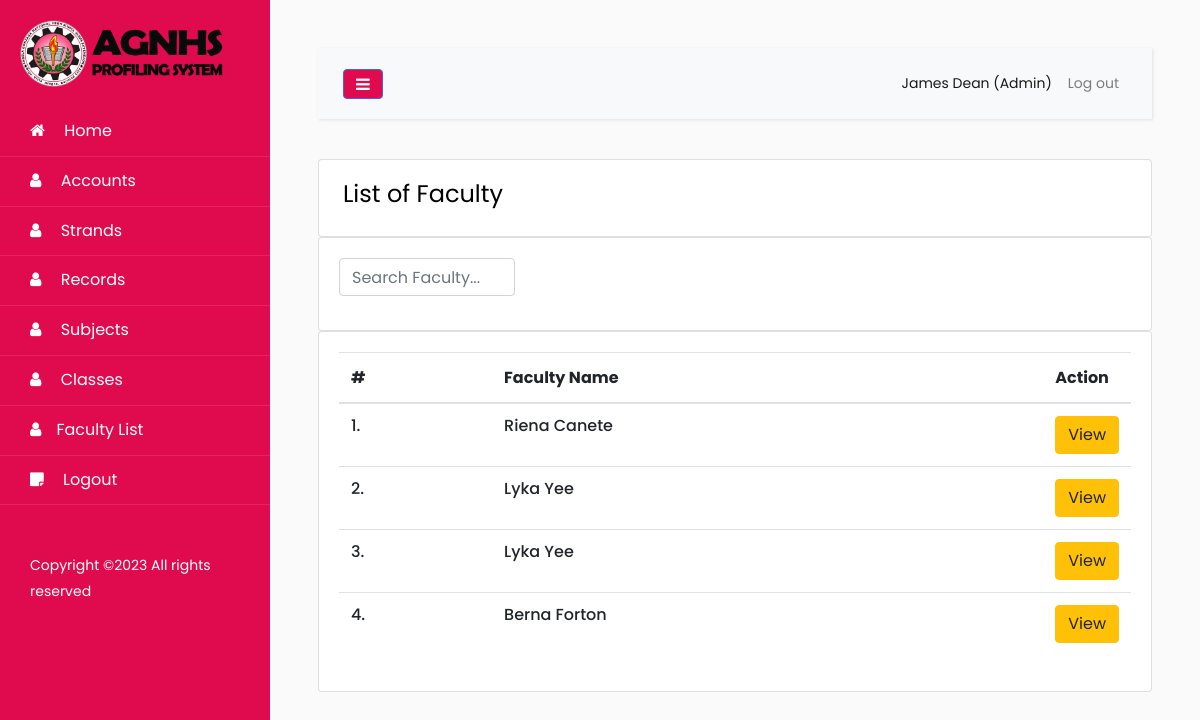
Screenshot of /pages/faculty-list.php (signed in) with the database file from the repository.
### tables this page shows
CREATE TABLE `account` (
  `Id` tinyint(11) NOT NULL AUTO_INCREMENT,
  `username` varchar(100) NOT NULL DEFAULT '',
  `password` varchar(100) NOT NULL,
  `firstName` varchar(150) DEFAULT NULL,
  `lastName` varchar(150) DEFAULT NULL,
  `status` varchar(255) DEFAULT 'Inactive',
  `role` varchar(20) DEFAULT NULL,
  `dateAdded` date DEFAULT NULL,
  `birthday` date DEFAULT NULL,
  `sex` varchar(255) DEFAULT NULL,
  `age` int(11) DEFAULT NULL,
  `phone` varchar(255) DEFAULT NULL,
  `email` varchar(255) DEFAULT NULL,
  `address` text,
  `image` varchar(255) DEFAULT NULL,
  `educationalBackground` text,
  `teachingExperience` text,
  `civilStatus` varchar(255) DEFAULT NULL,
  `religion` varchar(255) DEFAULT NULL,
  `birthPlace` varchar(255) DEFAULT NULL,
  `sss` varchar(255) DEFAULT NULL,
  `philHealth` varchar(255) DEFAULT NULL,
  `isDeleted` int(11) DEFAULT '0',
  PRIMARY KEY (`Id`)
);

### config/Models.php (called while the page is built, shortened)
<?php
include "CRUD.php";
include "functions.php";
function account() {
	$crud = new CRUD;
	$crud->table = "account";
	return $crud;
}
?>

### config/CRUD.php (called while the page is built)
<?php class CRUD{var $table;var $obj=array();function arrayToQuery($query){$query_array=array();foreach($query as $key=>$key_value){if($key_value=="NOW()"){$query_array[]="$key=$key_value";}else{$query_array[]="$key='".htmlspecialchars($key_value,ENT_QUOTES)."'";}}return implode(', ',$query_array);}function list($query=""){$query=$query?"where ".$query:"";$db=Database::connect();$pdo=$db->prepare("select * from $this->table $query");$pdo->execute();$result=$pdo->fetchAll(PDO::FETCH_OBJ);Database::disconnect();return $result;}function count($query=""){$query=$query?"where ".$query:"";$db=Database::connect();$pdo=$db->prepare("select * from $this->table $query");$pdo->execute();Database::disconnect();return $pdo->rowCount();}function get($args){$db=Database::connect();$pdo=$db->prepare("select * from $this->table where $args");$pdo->execute();$result=$pdo->fetch(PDO::FETCH_OBJ);Database::disconnect();return $result;}function create(){$object=$this->arrayToQuery($this->obj);$db=Database::connect();$pdo=$db->prepare("insert into $this->table set $object");$pdo->execute();Database::disconnect();}function update($args){$object=$this->arrayToQuery($this->obj);$db=Database::connect();$pdo=$db->prepare("update $this->table set $object where $args");$pdo->execute();Database::disconnect();}function delete($args){$db=Database::connect();$pdo=$db->prepare("delete from $this->table where $args");$pdo->execute();Database::disconnect();}} ?>

### config/functions.php (called while the page is built, shortened)
<?php
function get_query_string($keyword, $default){
	return (isset($_GET[$keyword]) && $_GET[$keyword] != '') ? $_GET[$keyword] : $default;
}
?>

### pages/faculty-list.php (the view, shortened to what this page needs)
<?php
  $ROOT_DIR="../";
  include $ROOT_DIR . "templates/header.php";
  $role = get_query_string("role", "Faculty");
  $account_list = account()->list("role='$role' and isDeleted=0");
?>
      <div class="card bg-light-info shadow-none position-relative overflow-hidden">
        <div class="card-body px-4 py-3">
          <div class="row align-items-center">
            <div class="col-9">
              <h4 class="fw-semibold mb-8">List of <?=$role;?></h4>
            </div>
          </div>
        </div>
      </div>
      <div class="widget-content searchable-container list">
        <div class="card card-body">
          <div class="row">
            <div class="col-md-4 col-xl-3">
              <form class="position-relative">
                <input type="text" class="form-control product-search ps-5" id="input-search" placeholder="Search <?=$role?>..." />
              </form>
            </div>
          </div>
        </div>
        <div class="card card-body">
          <div class="table-responsive">
            <table class="table search-table align-middle text-nowrap">
              <thead class="header-item">
                <th>#</th>
                <th>Faculty Name</th>
                <th width="10%">Action</th>
              </thead>
              <tbody>
                <?php
                $count = 0;
                foreach ($account_list as $row):
                  $count += 1;
                   ?>
                <tr class="search-items">
                  <td>
                    <div class="d-flex align-items-center">
                      <div class="ms-3">
                        <div class="user-meta-info">
                          <h6 class="user-name mb-0"
                          data-id="<?=$row->Id;?>"
                          data-username="<?=$row->username;?>"
                           data-firstName="<?=$row->firstName;?>"
                           data-lastName="<?=$row->lastName;?>"
                           data-password="<?=$row->password;?>"
                           data-status="<?=$row->status;?>"
                          ><?=$count;?>.</h6>
                        </div>
                      </div>
                    </div>
                  </td>
                    <td>
                      <div class="d-flex align-items-center">
                        <div class="ms-3">
                          <div class="user-meta-info">
                            <h6 class="mb-0"><?=$row->firstName;?> <?=$row->lastName;?></h6>
                          </div>
                        </div>
                      </div>
                    </td>
                  <td>
                    <div class="action-btn">
                      <a href="my-profile.php?facultyId=<?=$row->Id?>" class="btn btn-warning">
                        View
                      </a>
                    </div>
                  </td>
                </tr>
              <?php endforeach; ?>
              </tbody>
            </table>
          </div>
        </div>
      </div>
      <?php include $ROOT_DIR . "templates/footer.php"; ?>

### templates/header.php (shortened to what this page needs)
<?php
include_once($ROOT_DIR . "config/Models.php");
if (isset($_SESSION["user_session"])) {
  $user = $_SESSION["user_session"];
  $username = $user["username"];
  $account = account()->get("username='$username'");
  $role = $account->role;
}
else{
  header("Location: ../auth/login.php");
}
?>
<html lang="en">
  <head>
		<link rel="stylesheet" href="https://stackpath.bootstrapcdn.com/font-awesome/4.7.0/css/font-awesome.min.css">
		<link rel="stylesheet" href="<?=$ROOT_DIR;?>templates/css/style.css">
  </head>
  <body>
		<div class="wrapper d-flex align-items-stretch">
			<nav id="sidebar">
        <img src="../templates/images/admin-logo.png" alt="" width="80%" style="margin:20px;">
        <ul class="list-unstyled components mb-5">
          <li class="active">
            <a href="index.php"><span class="fa fa-home"></span> Home</a>
          </li>
          <?php if ($role=="Admin"): ?>
            <li>
                <a href="accounts.php"><span class="fa fa-user"></span> Accounts</a>
            </li>
            <li>
                <a href="strands.php"><span class="fa fa-user"></span> Strands</a>
            </li>
            <li>
                <a href="my-records.php"><span class="fa fa-user"></span> Records</a>
            </li>
            <li>
                <a href="subjects.php"><span class="fa fa-user"></span> Subjects</a>
            </li>
            <li>
                <a href="classes.php"><span class="fa fa-user"></span> Classes</a>
            </li>
            <li>
                <a href="faculty-list.php"><span class="fa fa-user"></span>Faculty List</a>
            </li>
          <?php endif; ?>
          <li>
            <a href="../auth/process.php?action=user-logout"><span class="fa fa-sticky-note"></span> Logout</a>
          </li>
        </ul>
        <div class="footer">
        	<p>
					  Copyright &copy;<script>document.write(new Date().getFullYear());</script> All rights reserved </a>
					</p>
        </div>
    	</nav>
      <div id="content" class="p-4 p-md-5">
        <nav class="navbar navbar-expand-lg navbar-light bg-light">
          <div class="container-fluid">
            <button type="button" id="sidebarCollapse" class="btn btn-primary">
              <i class="fa fa-bars"></i>
            </button>
            <div class="collapse navbar-collapse" id="navbarSupportedContent">
              <ul class="nav navbar-nav ml-auto">
                <li class="nav-item active">
                    <a class="nav-link" href="#"><?=$account->firstName;?> <?=$account->lastName;?> (<?=$account->role?>)</a>
                </li>
                <li class="nav-item">
                    <a class="nav-link" href="../auth/process.php?action=user-logout">Log out</a>
                </li>
              </ul>
            </div>
          </div>
        </nav>

### templates/header.php (style rules this page uses)
#sidebar { background: #e00b4e !important; }
.btn-primary { background: #e00b4e !important; }

### rows the page displays
account: firstName "James", lastName "Dean", role "Admin"
account: firstName "Riena", lastName "Canete"
account: firstName "Lyka", lastName "Yee"
account: firstName "Lyka", lastName "Yee"
account: firstName "Berna", lastName "Forton"

### other values shown
$role "Faculty"
